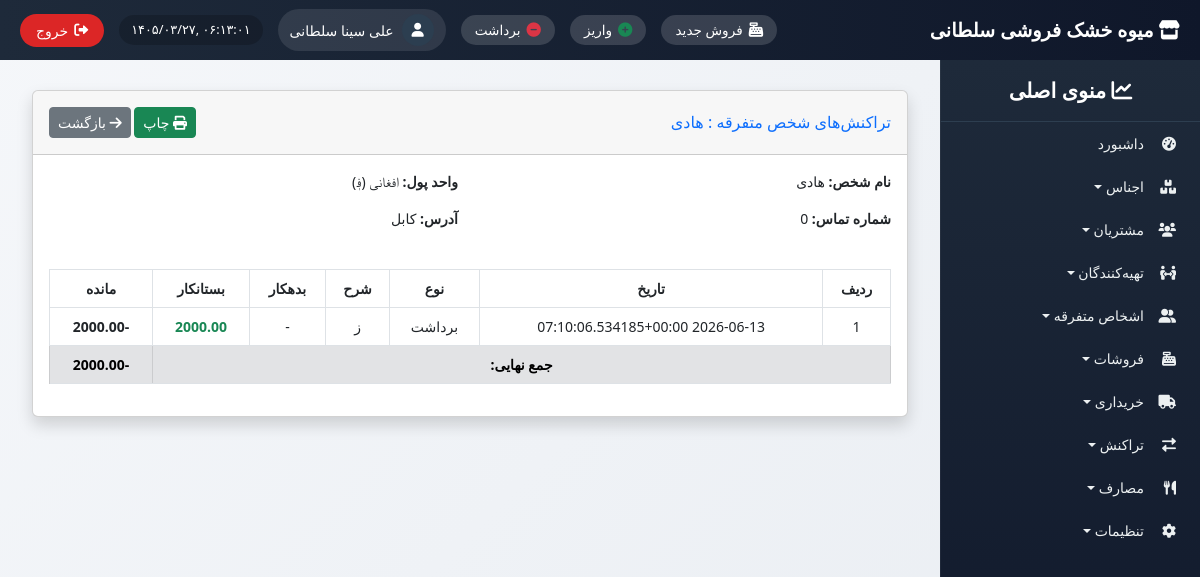
/misc-persons/transactions/1/ (signed in), run on the app's committed database.
### misc_persons/models.py (models this page shows, shortened)
class MiscPerson(models.Model):
    name = models.CharField(max_length=200, verbose_name="نام شخص")
    phone = models.CharField(max_length=20, blank=True, verbose_name="شماره تماس")
    currency = models.ForeignKey(Currency, on_delete=models.PROTECT, verbose_name="واحد پول")
    address = models.TextField(blank=True, verbose_name="آدرس")
    created_at = models.DateTimeField(auto_now_add=True, verbose_name="تاریخ ثبت")
    class Meta:
        verbose_name = "شخص متفرقه"
        verbose_name_plural = "اشخاص متفرقه"

### settings_app/models.py (models this page shows, shortened)
class Currency(models.Model):
    code = models.CharField(max_length=3, unique=True, verbose_name="کد")
    name = models.CharField(max_length=50, verbose_name="نام واحد پول")
    symbol = models.CharField(max_length=5, verbose_name="نماد")
    is_active = models.BooleanField(default=True, verbose_name="فعال")
    class Meta:
        verbose_name = "واحد پول"
        verbose_name_plural = "واحدهای پول"

### transactions/models.py (models this page shows, shortened)
class FinancialTransaction(models.Model):
    TRANSACTION_TYPES = [
        ('IN', 'واریز (جمع به حساب)'),
        ('OUT', 'برداشت از حساب'),
    ]
    PERSON_TYPES = [
        ('CUSTOMER', 'مشتری'),
        ('SUPPLIER', 'تهیه‌کننده'),
        ('MISC', 'متفرقه'),
    ]
    transaction_date = models.DateField(verbose_name="تاریخ تراکنش")
    amount = models.DecimalField(max_digits=12, decimal_places=2, verbose_name="مبلغ")
    transaction_type = models.CharField(max_length=3, choices=TRANSACTION_TYPES, verbose_name="نوع تراکنش")
    person_type = models.CharField(max_length=10, choices=PERSON_TYPES, verbose_name="نوع شخص")
    customer = models.ForeignKey(Customer, on_delete=models.SET_NULL, null=True, blank=True, verbose_name="مشتری")
    supplier = models.ForeignKey(Supplier, on_delete=models.SET_NULL, null=True, blank=True, verbose_name="تهیه‌کننده")
    misc_person = models.ForeignKey(MiscPerson, on_delete=models.SET_NULL, null=True, blank=True, verbose_name="شخص متفرقه")
    description = models.CharField(max_length=255, blank=True, verbose_name="توضیحات")
    date_created = models.DateTimeField(auto_now_add=True, verbose_name="تاریخ ثبت در سیستم")
    created_by = models.ForeignKey(User, on_delete=models.SET_NULL, null=True, verbose_name="ثبت کننده")
    class Meta:
        verbose_name = "تراکنش مالی"
        verbose_name_plural = "تراکنش‌های مالی"
        ordering = ['-transaction_date']

### misc_persons/views.py (the view)
# urls.py: path('transactions/<int:pk>/', views.misc_transactions, name='misc_transactions'),
@login_required
def misc_transactions(request, pk):
    person = get_object_or_404(MiscPerson, pk=pk)
    financial_transactions = FinancialTransaction.objects.filter(
        person_type='MISC',
        misc_person=person
    ).order_by('-date_created')
    transactions_list = []
    for ft in financial_transactions:
        transactions_list.append({
            'date': ft.date_created,
            'type': 'واریز' if ft.transaction_type == 'IN' else 'برداشت',
            'description': ft.description,
            'debit': ft.amount if ft.transaction_type == 'IN' else None,
            'credit': ft.amount if ft.transaction_type == 'OUT' else None,
            'balance': None,
        })
    transactions_list.sort(key=lambda x: x['date'], reverse=True)
    balance = Decimal('0')
    for item in transactions_list:
        if item['debit']:
            balance += item['debit']
        if item['credit']:
            balance -= item['credit']
        item['balance'] = balance
    return render(request, 'misc_persons/misc_transactions.html', {
        'person': person,
        'transactions': transactions_list,
    })

### common/templatetags/jcal.py (called while the page is built)
@register.filter
def to_jalali(date):
    if not date:
        return ""
    try:
        jalali_date = jdatetime.date.fromgregorian(date=date)
        month_names = ['حمل', 'ثور', 'جوزا', 'سرطان', 'اسد', 'سنبله',
                       'میزان', 'عقرب', 'قوس', 'جدی', 'دلو', 'حوت']
        return f"{jalali_date.day} {month_names[jalali_date.month - 1]} {jalali_date.year}"
    except:
        return str(date)

### templates/misc_persons/misc_transactions.html (shortened to what this page needs)
{% extends 'base_with_sidebar.html' %}
{% load i18n %}
{% load jcal %}
{% block content %}
<div class="container-fluid" id="print-area">
    <div class="card shadow mb-4">
        <div class="card-header py-3 d-flex justify-content-between align-items-center">
            <h6 class="m-0 font-weight-bold text-primary">
                {% trans "تراکنش‌های شخص متفرقه" %} : {{ person.name }}
            </h6>
            <div>
                <button onclick="window.print()" class="btn btn-sm btn-success">
                    <i class="fas fa-print"></i> {% trans "چاپ" %}
                </button>
                <a href="{% url 'misc_persons:misc_list' %}" class="btn btn-sm btn-secondary">
                    <i class="fas fa-arrow-right"></i> {% trans "بازگشت" %}
                </a>
            </div>
        </div>
        <div class="card-body">
            <div class="row mb-4">
                <div class="col-md-6">
                    <p><strong>{% trans "نام شخص:" %}</strong> {{ person.name }}</p>
                    <p><strong>{% trans "شماره تماس:" %}</strong> {{ person.phone|default:"-" }}</p>
                </div>
                <div class="col-md-6">
                    <p><strong>{% trans "واحد پول:" %}</strong> {{ person.currency.name }} ({{ person.currency.symbol }})</p>
                    <p><strong>{% trans "آدرس:" %}</strong> {{ person.address|default:"-" }}</p>
                </div>
            </div>
            <div class="table-responsive">
                <table class="table table-bordered table-hover text-center">
                    <thead>
                        <tr>
                            <th>{% trans "ردیف" %}</th>
                            <th>{% trans "تاریخ" %}</th>
                            <th>{% trans "نوع" %}</th>
                            <th>{% trans "شرح" %}</th>
                            <th>{% trans "بدهکار" %}</th>
                            <th>{% trans "بستانکار" %}</th>
                            <th>{% trans "مانده" %}</th>
                        </tr>
                    </thead>
                    <tbody>
                        {% for tr in transactions %}
                        <tr>
                            <td>{{ forloop.counter }}</td>
                            <td>{{ tr.date|to_jalali }}</td>
                            <td>{{ tr.type }}</td>
                            <td>{{ tr.description }}</td>
                            <td class="{% if tr.debit %}text-danger fw-bold{% endif %}">
                                {% if tr.debit %}{{ tr.debit|floatformat:2 }}{% else %}-{% endif %}
                            </td>
                            <td class="{% if tr.credit %}text-success fw-bold{% endif %}">
                                {% if tr.credit %}{{ tr.credit|floatformat:2 }}{% else %}-{% endif %}
                            </td>
                            <td><strong>{{ tr.balance|floatformat:2 }}</strong></td>
                        </tr>
                        {% empty %}
                        <tr><td colspan="7" class="text-center">{% trans "هیچ تراکنشی یافت نشد." %}</td></tr>
                        {% endfor %}
                    </tbody>
                    <tfoot>
                        <tr class="table-secondary">
                            <th colspan="6">{% trans "جمع نهایی:" %}</th>
                            <th>
                                {% if transactions %}
                                    {% with last=transactions|last %}
                                        <strong>{{ last.balance|floatformat:2 }}</strong>
                                    {% endwith %}
                                {% else %}
                                    0
                                {% endif %}
                            </th>
                    </tfoot>
                </table>
            </div>
        </div>
    </div>
</div>
{% endblock %}

### templates/base_with_sidebar.html (shortened to what this page needs)
<!DOCTYPE html>
{% load i18n static %}
{% get_current_language as LANGUAGE_CODE %}
<html lang="fa" dir="rtl">
<head>
    <link href="https://cdn.jsdelivr.net/npm/bootstrap@5.2.3/dist/css/bootstrap.rtl.min.css" rel="stylesheet">
    <link rel="stylesheet" href="https://cdnjs.cloudflare.com/ajax/libs/font-awesome/6.0.0/css/all.min.css">
    <link href="https://cdn.jsdelivr.net/gh/rastikerdar/vazir-font@v30.1.0/dist/font-face.css" rel="stylesheet">
</head>
<body>
    <div class="top-navbar">
        <div class="store-name"><i class="fas fa-store"></i> میوه خشک فروشی سلطانی</div>
        <div class="top-nav-left">
            <a href="{% url 'sales:new_sale' %}" class="shortcut-btn" title="فروش جدید"><i class="fas fa-cash-register"></i><span> فروش جدید</span></a>
            <a href="{% url 'transactions:transaction_create_in' %}" class="shortcut-btn" title="واریز"><i class="fas fa-plus-circle text-success"></i><span> واریز</span></a>
            <a href="{% url 'transactions:transaction_create_out' %}" class="shortcut-btn" title="برداشت"><i class="fas fa-minus-circle text-danger"></i><span> برداشت</span></a>
            <div class="admin-info">
                <div class="admin-avatar"><i class="fas fa-user"></i></div>
                <span class="admin-name">{{ user.get_full_name|default:user.username }}</span>
            </div>
            <div class="datetime" id="current-datetime"></div>
            <button type="button" class="logout-btn" id="logoutTrigger"><i class="fas fa-sign-out-alt"></i> <span>خروج</span></button>
        </div>
    </div>
    <div class="sidebar" id="sidebar">
        <div class="sidebar-header"><i class="fas fa-chart-line"></i> منوی اصلی</div>
        <ul class="nav flex-column">
            <li class="nav-item"><a class="nav-link" href="{% url 'dashboard' %}"><i class="fas fa-tachometer-alt"></i> داشبورد</a></li>
            <li class="nav-item dropdown-toggle" data-menu="products"><i class="fas fa-boxes"></i> اجناس</li>
            <li class="nav-item dropdown-toggle" data-menu="customers"><i class="fas fa-users"></i> مشتریان</li>
            <li class="nav-item dropdown-toggle" data-menu="suppliers"><i class="fas fa-people-arrows"></i> تهیه‌کنندگان</li>
            <li class="nav-item dropdown-toggle" data-menu="misc"><i class="fas fa-user-friends"></i> اشخاص متفرقه</li>
            <li class="nav-item dropdown-toggle" data-menu="sales"><i class="fas fa-cash-register"></i> فروشات</li>
            <li class="nav-item dropdown-toggle" data-menu="purchases"><i class="fas fa-truck"></i> خریداری</li>
            <li class="nav-item dropdown-toggle" data-menu="transactions"><i class="fas fa-exchange-alt"></i> تراکنش</li>
            <li class="nav-item dropdown-toggle" data-menu="expenses"><i class="fas fa-utensils"></i> مصارف</li>
            <li class="nav-item dropdown-toggle" data-menu="settings"><i class="fas fa-cog"></i> تنظیمات</li>
        </ul>
    </div>
    <div class="content">
        {% block content %}{% endblock %}
    </div>
</body>
</html>

### templates/base_with_sidebar.html (style rules this page uses)
* { font-family: 'Vazir', 'Tahoma', 'Segoe UI', sans-serif; }
body { background: linear-gradient(135deg, #f5f7fa 0%, #e9edf2 100%); font-size: 14px; padding-top: 70px; margin: 0; height: 100vh; overflow: hidden; }
.top-navbar { position: fixed; top: 0; right: 0; left: 0; height: 60px; background: linear-gradient(90deg, #1e2a3a 0%, #0f172a 100%); z-index: 1050; display: flex; align-items: center; justify-content: space-between; padding: 0 20px; color: white; }
.store-name { font-size: 1.2rem; font-weight: 700; }
.top-nav-left { display: flex; align-items: center; gap: 15px; }
.admin-info { display: flex; align-items: center; gap: 8px; background: rgba(255,255,255,0.1); padding: 5px 12px; border-radius: 40px; }
.admin-avatar { width: 32px; height: 32px; background: #2c3e50; border-radius: 50%; display: flex; align-items: center; justify-content: center; }
.datetime { direction: ltr; background: rgba(0,0,0,0.2); padding: 5px 12px; border-radius: 40px; font-size: 0.8rem; }
.logout-btn { background-color: #dc2626; color: white; border: none; padding: 6px 16px; border-radius: 40px; display: flex; align-items: center; gap: 6px; }
.shortcut-btn { background: rgba(255,255,255,0.15); border: none; color: white; padding: 5px 14px; border-radius: 40px; font-size: 0.85rem; font-weight: 500; transition: 0.2s; display: inline-flex; align-items: center; gap: 6px; text-decoration: none; }
.shortcut-btn i { font-size: 0.9rem; }
.sidebar { position: fixed; top: 60px; right: 0; height: calc(100vh - 60px); width: 260px; background: linear-gradient(180deg, #1e2a3a 0%, #0f172a 100%); color: white; overflow-y: auto; z-index: 1000; transition: 0.3s; border-left: 1px solid rgba(255,255,255,0.05); }
.sidebar-header { padding: 15px 20px; font-size: 1.3rem; font-weight: 600; border-bottom: 1px solid #2d3e50; text-align: center; }
.sidebar .nav-link, .dropdown-toggle { color: #ecf0f1; padding: 8px 16px; border-radius: 10px; margin: 3px 8px; display: flex; align-items: center; cursor: pointer; text-decoration: none; }
.sidebar .nav-link i, .dropdown-toggle i { width: 24px; margin-left: 8px; }
.content { margin-right: 260px; padding: 20px; height: calc(100vh - 60px); overflow-y: auto; }

### data on the page
MiscPerson: name "هادی", phone "0", currency.name "افغانی", currency.symbol "؋", address "کابل"
FinancialTransaction: date|to_jalali "2026-06-13 07:10:06.534185+00:00", credit "2000.00"

### other printed values
{{ user.get_full_name|default:user.username }} "علی سینا سلطانی"
{{ tr.type }} "برداشت"
{{ tr.description }} "ز"
{{ tr.balance|floatformat:2 }} "-2000.00"
{{ last.balance|floatformat:2 }} "-2000.00"
